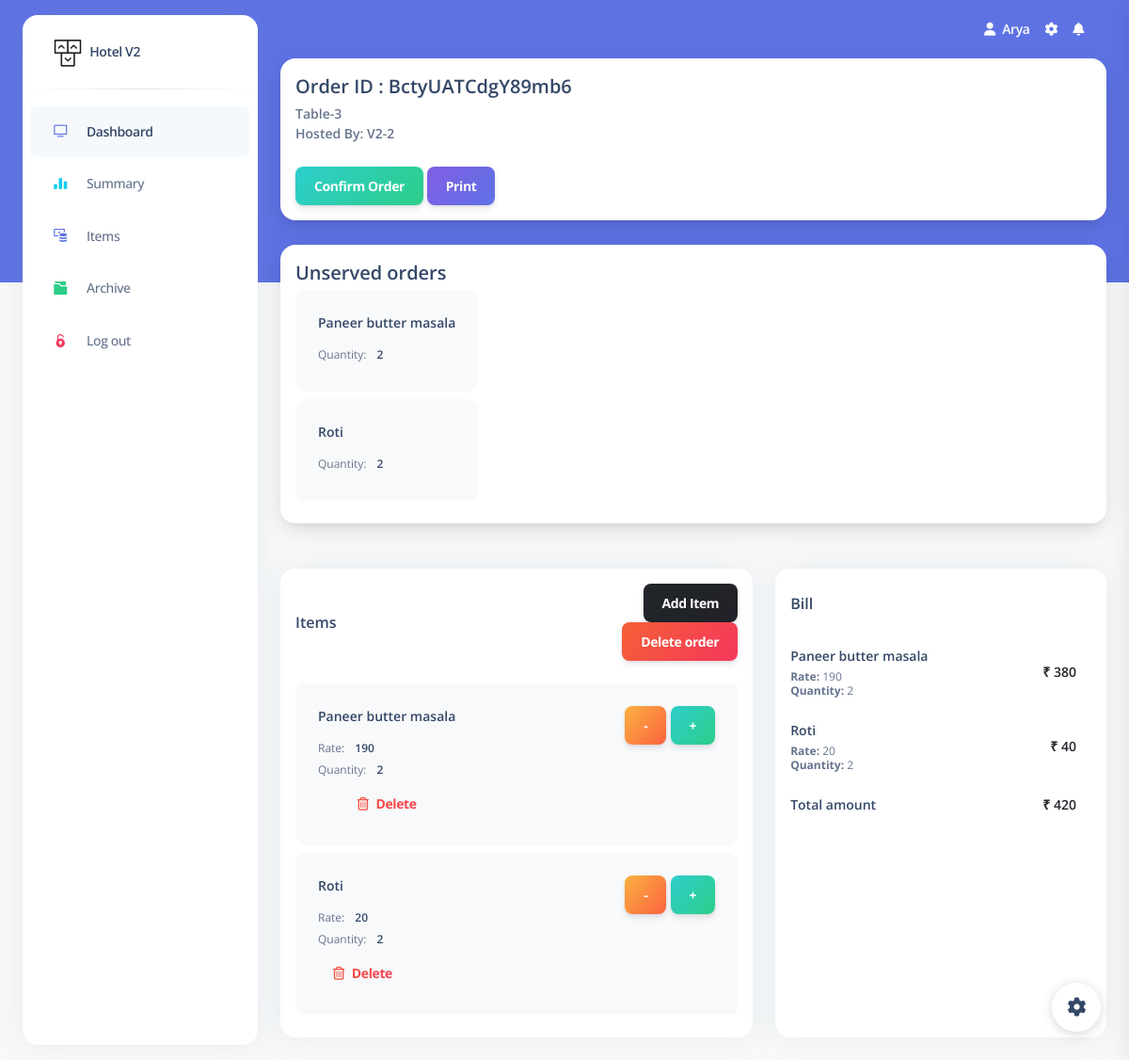
Screenshot of /order/BctyUATCdgY89mb6 (signed in) with the database file from the repository.
### app.py (models this page shows, shortened)
class user_details(db.Model, UserMixin):
    id = db.Column(db.Integer, unique=True, nullable=False, primary_key=True, autoincrement=True)
    name = db.Column(db.String(80), nullable=False)
    surname = db.Column(db.String(80))
    username = db.Column(db.String(80), unique=True, nullable=False)
    email = db.Column(db.String(120), unique=True)
    password = db.Column(db.String(80), nullable=False)
    phone = db.Column(db.Integer)
    role = db.Column(db.String(120), nullable=False)
    date_created = db.Column(db.DateTime, default=datetime.utcnow)

class tables(db.Model):
    table_id = db.Column(db.Integer, primary_key=True)
    name = db.Column(db.String(80), unique=True, nullable=False)
    status = db.Column(db.String(80), nullable=False)
    user = db.Column(db.String(120), db.ForeignKey('user_details.id'))
    order_id = db.Column(db.String(80))

class chef_orders(db.Model):
    id = db.Column(db.Integer, primary_key=True)
    request_id = db.Column(db.String(80))
    order_id = db.Column(db.String(80))
    item = db.Column(db.String(80), db.ForeignKey('items.item_id'), nullable=False)
    quantity = db.Column(db.String(80), nullable=False)
    date = db.Column(db.DateTime, default=datetime.utcnow)
    table_no = db.Column(db.String(120), nullable=False)
    user = db.Column(db.String(120), db.ForeignKey('user_details.id'), nullable=False)
    sent = db.Column(db.Boolean, default=False)

class items(db.Model):
    item_id = db.Column(db.Integer, unique=True, nullable=False, autoincrement=True, primary_key=True)
    name = db.Column(db.String(80), nullable=False)
    rate = db.Column(db.String(80), nullable=False)
    category = db.Column(db.String(120))
    sales = db.Column(db.String(120), nullable=False)

class orders(db.Model):
    id = db.Column(db.Integer, primary_key=True)
    order_id = db.Column(db.String(80))
    item = db.Column(db.String(80), db.ForeignKey('items.item_id'), nullable=False)
    quantity = db.Column(db.String(80), nullable=False)
    total = db.Column(db.String(120), nullable=False)
    date = db.Column(db.DateTime, default=datetime.utcnow)
    table_no = db.Column(db.String(120), nullable=False)
    user = db.Column(db.String(120), db.ForeignKey('user_details.id'), nullable=False)

### app.py (the view)
    @app.route('/order/<order_id>', methods=['GET','POST'])
    @login_required
    def order(order_id):
        if current_user.role in ['1','2']:
            if request.method == 'GET':
                table = tables.query.filter_by(order_id=order_id).first()
                order = orders.query.filter_by(order_id=order_id).join(items, orders.item == items.item_id).add_columns(orders.id, items.name, items.rate, orders.quantity, orders.total).all()
                items_list = items.query.all()
                total_amount = orders.query.filter_by(order_id=order_id).with_entities(func.sum(orders.total)).scalar()
                unserved_orders = chef_orders.query.filter_by(order_id=order_id, sent=False).join(items, chef_orders.item == items.item_id).add_columns(items.name, chef_orders.quantity).all()
                data = {
                    'order_id': order_id,
                    'table': table,
                    'order': [order, len(order)],
                    'items_list': items_list,
                    'total_amount': 0 if total_amount == None else total_amount,
                    'unserved_orders': [unserved_orders, len(unserved_orders)]
                }
                return render_template('order.html', data=data)
        flash('You are not authorized to view this page')
        return redirect(url_for('dashboard'))

### app.py (called while the page is built)
@login_manager.user_loader
def user_loader(id):
    return user_details.query.get(id)

### templates/order.html (shortened to what this page needs)
{% extends 'base.html' %}  {% block content %}
<div class="card shadow-lg mx-4">
  <div class="card-body p-3">
    <div class="row gx-4">
      <div class="col-auto my-auto">
        <div class="h-100">
          <h5 class="mb-1">Order ID : {{ data['order_id'] }}</h5>
          <p class="mb-0 font-weight-bold text-sm">{{ data['table'].name }}</p>
          <p class="mb-0 font-weight-bold text-sm">
            Hosted By: V2-{{ data['table'].user }}
          </p>
          <br />
          <p class="mb-0 font-weight-bold text-sm">
            <a
              href="/order/{{ data['order_id'] }}/confirm"
              type="button"
              class="btn bg-gradient-success mb-0"
            >
              Confirm Order
            </a>
            <a
              href="/order/{{ data['order_id'] }}/print"
              type="button"
              class="btn bg-gradient-primary mb-0"
              target="_blank"
            >
              Print
            </a>
          </p>
        </div>
      </div>
    </div>
  </div>
</div>
<br />
<div class="card shadow-lg mx-4">
  <div class="card-body p-3">
    <div class="row gx-4">
      <div class="col-auto my-auto">
        <div class="h-100">
          <h5 class="mb-1">Unserved orders</h5>
          <ul class="list-group">
            {% for order in data['unserved_orders'][0] %}
            <li
              class="list-group-item border-0 d-flex p-4 mb-2 bg-gray-100 border-radius-lg"
            >
              <div class="d-flex flex-column">
                <h6 class="mb-3 text-sm">{{ order[1] }}</h6>
                <span class="mb-2 text-xs"
                  >Quantity:
                  <span class="text-dark ms-sm-2 font-weight-bold"
                    >{{ order[2] }}</span
                  ></span
                >
              </div>
            </li>
            {% endfor %}
          </ul>
        </div>
      </div>
    </div>
  </div>
</div>
<div class="container-fluid py-4">
  <div class="row">
    <div class="col-md-7 mt-4">
      <div class="card">
        <div class="card-header pb-0 p-3">
          <div class="row">
            <div class="col-6 d-flex align-items-center">
              <h6 class="mb-0">Items</h6>
            </div>
            <div class="col-6 text-end">
              <button
                type="button"
                class="btn bg-gradient-dark mb-0"
                data-bs-toggle="modal"
                data-bs-target="#exampleModal"
              >
                Add Item
              </button>
              <a
                class="btn bg-gradient-danger mb-0"
                href="/order/{{ data['order_id'] }}/delete_order"
              >
                Delete order
              </a>
            </div>
          </div>
        </div>
        <div class="card-body pt-4 p-3">
          <ul class="list-group">
            {% if data['order'][1] > 0 %} {% for item in data['order'][0] %}
            <li
              class="list-group-item border-0 d-flex p-4 mb-2 bg-gray-100 border-radius-lg"
            >
              <div class="d-flex flex-column">
                <h6 class="mb-3 text-sm">{{ item.name }}</h6>
                <span class="mb-2 text-xs"
                  >Rate:
                  <span class="text-dark font-weight-bold ms-sm-2"
                    >{{ item.rate }}</span
                  ></span
                >
                <span class="mb-2 text-xs"
                  >Quantity:
                  <span class="text-dark ms-sm-2 font-weight-bold"
                    >{{ item.quantity }}</span
                  ></span
                >
                <a
                  class="btn btn-link text-danger text-gradient px-3 mb-0"
                  href="/order/{{ data['order_id'] }}/delete_item/{{ item.id }}"
                  ><i class="far fa-trash-alt me-2"></i>Delete</a
                >
              </div>
              <div class="ms-auto text-end">
                <a
                  class="btn bg-gradient-warning mb-0"
                  href="/order/{{ data['order_id'] }}/subtract_quantity/{{ item.id }}"
                  >-</a
                >
                <a
                  class="btn bg-gradient-success mb-0"
                  href="/order/{{ data['order_id'] }}/add_quantity/{{ item.id }}"
                  >+</a
                >
              </div>
            </li>
            {% endfor %} {% endif %}
          </ul>
        </div>
      </div>
    </div>
    <div class="col-md-5 mt-4">
      <div class="card h-100 mb-4">
        <div class="card-header pb-0 px-3">
          <div class="row">
            <div class="col-md-6">
              <h6 class="mb-0">Bill</h6>
            </div>
          </div>
        </div>
        <div class="card-body pt-4 p-3">
          <ul class="list-group">
            {% if data['order'][1] > 0 %} {% for item in data['order'][0] %}
            <li
              class="list-group-item border-0 d-flex justify-content-between ps-0 mb-2 border-radius-lg"
            >
              <div class="d-flex align-items-center">
                <div class="d-flex flex-column">
                  <h6 class="mb-1 text-dark text-sm">{{ item.name }}</h6>
                  <span class="text-xs"
                    ><strong>Rate:</strong> {{ item.rate }}<br /><strong
                      >Quantity:</strong
                    >
                    {{ item.quantity }}</span
                  >
                </div>
              </div>
              <div
                class="d-flex align-items-center text-dark text-gradient text-sm font-weight-bold"
              >
                ₹ {{ item.total }}
              </div>
            </li>
            {% endfor %} {% endif %}
            <li
              class="list-group-item border-0 d-flex justify-content-between ps-0 mb-2 border-radius-lg"
            >
              <div class="d-flex align-items-center">
                <div class="d-flex flex-column">
                  <h6 class="mb-1 text-dark text-sm">Total amount</h6>
                </div>
              </div>
              <div
                class="d-flex align-items-center text-dark text-gradient text-sm font-weight-bold"
              >
                <span class="mb-1 text-danger text-sm"
                  >₹ {{ data['total_amount'] }}</span
                >
              </div>
            </li>
          </ul>
        </div>
      </div>
    </div>
  </div>
</div>
{% endblock %}

### templates/base.html (shortened to what this page needs)
<!DOCTYPE html>
<html lang="en">
<head>
  <link href="{{ url_for('static', filename='css/nucleo-icons.css') }}" rel="stylesheet" />
  <link href="{{ url_for('static', filename='css/nucleo-svg.css') }}" rel="stylesheet" />
<link rel="stylesheet" href="https://cdnjs.cloudflare.com/ajax/libs/selectize.js/0.12.6/css/selectize.bootstrap3.min.css" />
  <link href="{{ url_for('static', filename='css/nucleo-svg.css') }}" rel="stylesheet" />
  <link id="pagestyle" href="{{ url_for('static', filename='css/argon-dashboard.css') }}" rel="stylesheet" />
</head>
<body class="g-sidenav-show   bg-gray-100">
  <aside class="sidenav bg-white navbar navbar-vertical navbar-expand-xs border-0 border-radius-xl my-3 fixed-start ms-4 " id="sidenav-main">
    <div class="sidenav-header">
      <a class="navbar-brand m-0" href=" https://demos.creative-tim.com/argon-dashboard/pages/dashboard.html " target="_blank">
        <img src="{{ url_for('static', filename='img/logo-ct-dark.png') }}" class="navbar-brand-img h-100" alt="main_logo">
        <span class="ms-1 font-weight-bold">Hotel V2</span>
      </a>
    </div>
    <hr class="horizontal dark mt-0">
    <div class="collapse navbar-collapse  w-auto " id="sidenav-collapse-main">
      <ul class="navbar-nav">
        <li class="nav-item">
          <a class="nav-link active" href="/dashboard">
            <div class="icon icon-shape icon-sm border-radius-md text-center me-2 d-flex align-items-center justify-content-center">
              <i class="ni ni-tv-2 text-primary text-sm opacity-10"></i>
            </div>
            <span class="nav-link-text ms-1">Dashboard</span>
          </a>
        </li>
      <li class="nav-item">
          <a class="nav-link {% block summary %}{% endblock %}" href="/summary">
            <div class="icon icon-shape icon-sm border-radius-md text-center me-2 d-flex align-items-center justify-content-center">
              <i class="ni ni-chart-bar-32 text-info text-sm opacity-10"></i>
            </div>
            <span class="nav-link-text ms-1">Summary</span>
          </a>
        </li>
      <li class="nav-item">
          <a class="nav-link {% block items %}{% endblock %}" href="/items">
            <div class="icon icon-shape icon-sm border-radius-md text-center me-2 d-flex align-items-center justify-content-center">
              <i class="ni ni-money-coins text-primary text-sm opacity-10"></i>
            </div>
            <span class="nav-link-text ms-1">Items</span>
          </a>
        </li>
      <li class="nav-item">
          <a class="nav-link {% block archive %}{% endblock %}" href="/archive_item">
            <div class="icon icon-shape icon-sm border-radius-md text-center me-2 d-flex align-items-center justify-content-center">
              <i class="ni ni-folder-17 text-success text-sm opacity-10"></i>
            </div>
            <span class="nav-link-text ms-1">Archive</span>
          </a>
        </li>
      <li class="nav-item">
          <a class="nav-link " href="/logout">
            <div class="icon icon-shape icon-sm border-radius-md text-center me-2 d-flex align-items-center justify-content-center">
              <i class="ni ni-lock-circle-open text-danger text-sm opacity-10"></i>
            </div>
            <span class="nav-link-text ms-1">Log out</span>
          </a>
        </li>
      </ul>
    </div>
  </aside>
  <main class="main-content position-relative border-radius-lg ">
    <nav class="navbar navbar-main navbar-expand-lg px-0 mx-4 shadow-none border-radius-xl " id="navbarBlur" data-scroll="false">
      <div class="container-fluid py-1 px-3">
        <div class="collapse navbar-collapse mt-sm-0 mt-2 me-md-0 me-sm-4" id="navbar">
          <ul class="navbar-nav  justify-content-end">
            <li class="nav-item d-flex align-items-center">
              <a href="javascript:;" class="nav-link text-white font-weight-bold px-0">
                <i class="fa fa-user me-sm-1"></i>
                <span class="d-sm-inline d-none">{{ current_user.name }}</span>
              </a>
            </li>
            <li class="nav-item px-3 d-flex align-items-center">
              <a href="javascript:;" class="nav-link text-white p-0">
                <i class="fa fa-cog fixed-plugin-button-nav cursor-pointer"></i>
              </a>
            </li>
            <li class="nav-item dropdown pe-2 d-flex align-items-center">
              <a href="javascript:;" class="nav-link text-white p-0" id="dropdownMenuButton" data-bs-toggle="dropdown" aria-expanded="false">
                <i class="fa fa-bell cursor-pointer"></i>
              </a>
            </li>
          </ul>
        </div>
      </div>
    </nav>
    {% block content %}
    {% endblock %}
  </main>
  <div class="fixed-plugin">
    <a class="fixed-plugin-button text-dark position-fixed px-3 py-2">
      <i class="fa fa-cog py-2"> </i>
    </a>
  </div>
</body>
</html>

### static/css/nucleo-svg.css (style rules this page uses)
.icon { display: inline-block; color: #111111; height: 1em; width: 1em; }
.icon-sm { height: 0.8em; width: 0.8em; }
.icon { fill: currentColor; stroke: none; }

### rows the page displays
user_details: name "Arya"
tables: table.name "Table-3", table.user "2"
chef_orders: name "Paneer butter masala", order "2"
chef_orders: name "Roti", order "2"
orders: name "Paneer butter masala", rate "190", quantity "2", total "380"
orders: name "Roti", rate "20", quantity "2", total "40"

### other values shown
{{ data['order_id'] }} "BctyUATCdgY89mb6"
{{ data['total_amount'] }} "420"
